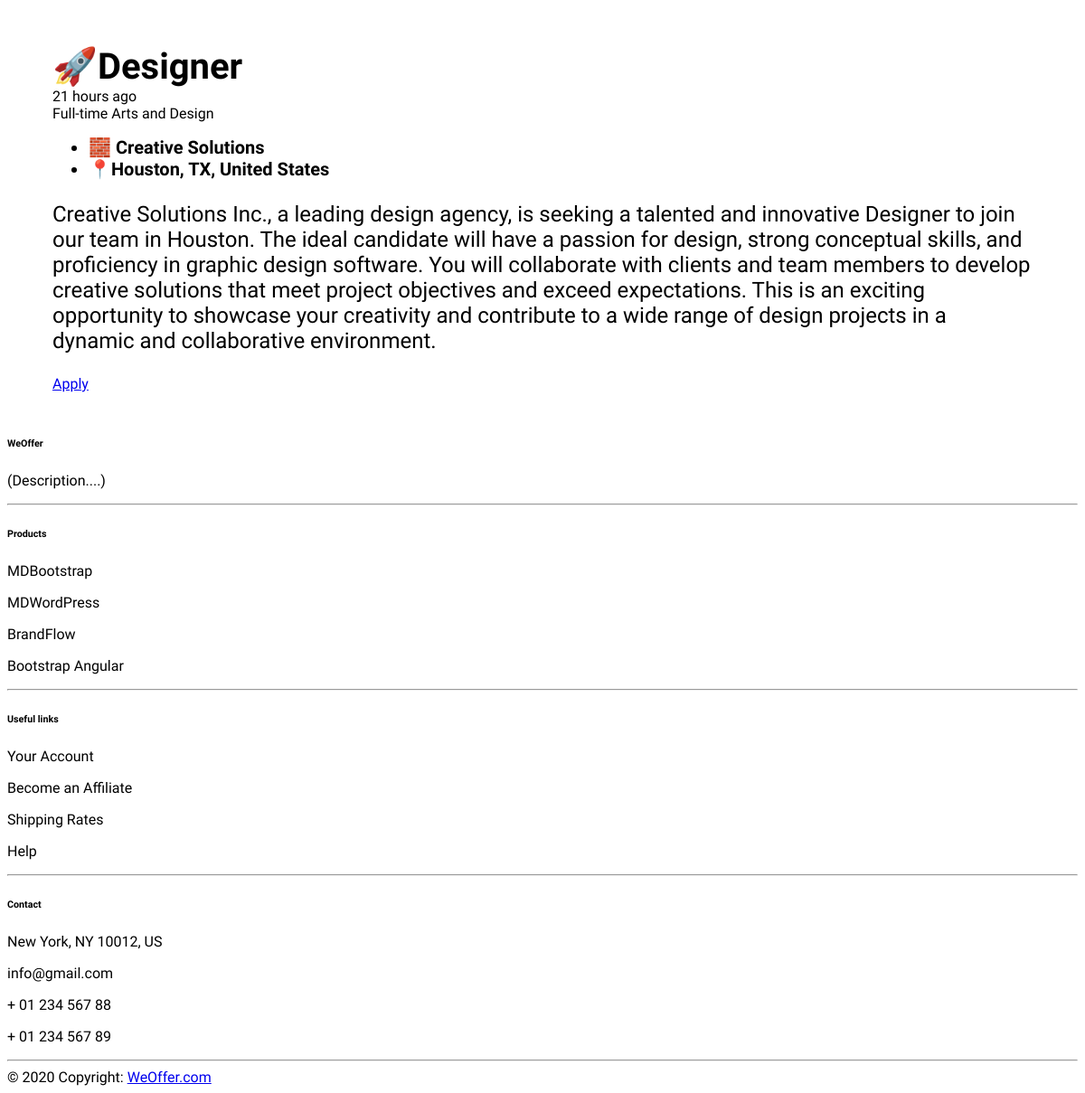
Screenshot of /jobdetails/index.php?id=3 with the database file from the repository.
### tables this page shows
CREATE TABLE `jobs` (
  `id_job` int(11) NOT NULL,
  `position` varchar(50) NOT NULL,
  `description` varchar(1000) NOT NULL,
  `entreprise` varchar(100) NOT NULL,
  `location` varchar(100) NOT NULL,
  `employment_type` varchar(50) NOT NULL,
  `created_at` datetime NOT NULL DEFAULT current_timestamp(),
  `category` varchar(50) NOT NULL,
  `id_recruiter` int(11) NOT NULL
);

### jobdetails/index.php (the view, shortened to what this page needs)
<!DOCTYPE html>
<html lang="en">
<head>
    <link rel="stylesheet" href="style.css">
</head>
<body>
    <?php
    include_once 'job.php'
    ?>
    <main class=" container d-flew flex-row justify-content-evenly ">
      <div class="card w3-theme-l5 ">
        <div class="card-body d-flex flex-column">
          <div class="card-title" ><?php echo("🚀".$job["position"] )?></div>
          <span class="text-muted font-italic "><?php calculate_time($job["created_at"])?></span>
          <div class="tags mb-2 mt-1">
              <span class="badge bg-secondary"><?php echo $job["employment_type"] ?></span>
              <span class="badge bg-primary"><?php echo $job["category"] ?></span>
          </div>
          <ul class="list-group list-group-flush ">
            <li class="list-group-item w3-theme-l5"><?php echo("🧱".$job["entreprise"] )?></li>
            <li class="list-group-item w3-theme-l5"><?php echo("📍".$job["location"] )?></li>
          </ul>
          <p class="card-text"><?php echo($job["description"] )?></p>
          <a href="<?php echo( isset($_SESSION) ? "../application/index.php" : "../login/index.php" ); ?>" class="btn btn-primary w3-theme-d4 align-self-end mt-auto">Apply</a>
    </main>
    <?php include_once '../homePage/view/footer.php';?>
</body>
</html>

### jobdetails/job.php (shortened to what this page needs)
<?php
if ($_SERVER["REQUEST_METHOD"] === "GET") {
    try {
        $pdo = connectDB::getInstance();
        if(isset($_GET['id'])) {
            $id_job = $_GET["id"];
            $query = "SELECT * FROM jobs WHERE id_job =:id";
            $statement = $pdo->prepare($query);
            $statement->bindParam(":id",$id_job);
            $statement->execute();
            $job = $statement->fetch(PDO::FETCH_ASSOC);
        }
    } catch (PDOException $e) {
        die("Query failed: " . $e->getMessage());
    }
}else{
    header("Location:../homePage/index.php");
    die();
}
function calculate_time($created)
    {
            $timeDifference = time() - strtotime($created);
            $hoursAgo = floor($timeDifference / (60 * 60));
            $daysAgo = floor($timeDifference / (24 * 60 * 60));
            $monthsAgo = floor($daysAgo / 30);
            if ($monthsAgo == 1) {
                echo "1 month ago";
            }elseif ($monthsAgo > 1) {
                echo "$monthsAgo months ago";
            }elseif ($daysAgo == 1) {
                echo "1 day ago";
            }elseif ($daysAgo > 1) {
                echo "$daysAgo days ago";
            }elseif ($hoursAgo==1){
                echo "1 hour ago";
            }
            else {
                echo "$hoursAgo hours ago";
            }
    }

### jobdetails/style.css (style rules this page uses)
:root { --f:"Agbalumo",sans-serif; }
html { font-family:var(--f); scroll-behavior: smooth; }
.card { margin:50px; }
.card-title { font-size:2.5rem; font-weight:bold; }
.card-text { font-size:1.5rem; }
.list-group-item { font-size:1.25rem; font-weight:bold; }

### rows the page displays
jobs: position "Designer", employment_type "Full-time", category "Arts and Design", entreprise "Creative Solutions", location "Houston, TX, United States", description "Creative Solutions Inc., a leading design agency, is seeking a talented and innovative Designer to join our team in Houston. The ideal candidate will have a passion for design, strong conceptual skills, and proficiency in graphic design software. You will collaborate with clients and team members to develop creative solutions that meet project objectives and exceed expectations. This is an exciting opportunity to showcase your creativity and contribute to a wide range of design projects in a dynamic and collaborative environment."
